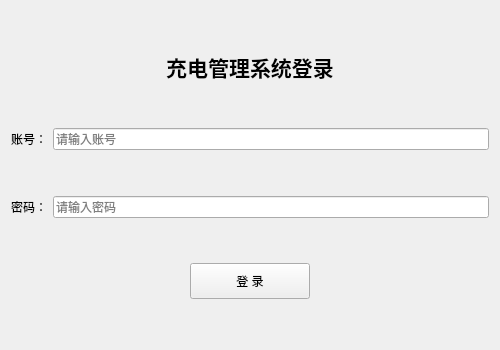
<?xml version="1.0" encoding="UTF-8"?>
<ui version="4.0">
 <class>Widget</class>
 <widget class="QWidget" name="Widget">
  <property name="geometry">
   <rect>
    <x>0</x>
    <y>0</y>
    <width>500</width>
    <height>350</height>
   </rect>
  </property>
  <property name="windowTitle">
   <string>充电管理系统 - 登录</string>
  </property>
  <layout class="QVBoxLayout" name="verticalLayout">
   <item>
    <spacer name="verticalSpacerTop">
     <property name="orientation">
      <enum>Qt::Vertical</enum>
     </property>
     <property name="sizeHint" stdset="0">
      <size>
       <width>20</width>
       <height>40</height>
      </size>
     </property>
    </spacer>
   </item>
   <item>
    <widget class="QLabel" name="lbl_title">
     <property name="text">
      <string>充电管理系统登录</string>
     </property>
     <property name="alignment">
      <set>Qt::AlignCenter</set>
     </property>
     <property name="font">
      <font>
       <pointsize>16</pointsize>
       <weight>75</weight>
       <bold>true</bold>
      </font>
     </property>
    </widget>
   </item>
   <item>
    <spacer name="spacer1">
     <property name="orientation">
      <enum>Qt::Vertical</enum>
     </property>
     <property name="sizeHint" stdset="0">
      <size>
       <width>20</width>
       <height>15</height>
      </size>
     </property>
    </spacer>
   </item>
   <item>
    <layout class="QHBoxLayout" name="usernameLayout">
     <item>
      <widget class="QLabel" name="lbl_username">
       <property name="text">
        <string>账号：</string>
       </property>
       <property name="alignment">
        <set>Qt::AlignRight|Qt::AlignVCenter</set>
       </property>
      </widget>
     </item>
     <item>
      <widget class="QLineEdit" name="lineEdit_username">
       <property name="placeholderText">
        <string>请输入账号</string>
       </property>
      </widget>
     </item>
    </layout>
   </item>
   <item>
    <spacer name="spacer2">
     <property name="orientation">
      <enum>Qt::Vertical</enum>
     </property>
     <property name="sizeHint" stdset="0">
      <size>
       <width>20</width>
       <height>10</height>
      </size>
     </property>
    </spacer>
   </item>
   <item>
    <layout class="QHBoxLayout" name="passwordLayout">
     <item>
      <widget class="QLabel" name="lbl_password">
       <property name="text">
        <string>密码：</string>
       </property>
       <property name="alignment">
        <set>Qt::AlignRight|Qt::AlignVCenter</set>
       </property>
      </widget>
     </item>
     <item>
      <widget class="QLineEdit" name="lineEdit_password">
       <property name="echoMode">
        <enum>QLineEdit::Password</enum>
       </property>
       <property name="placeholderText">
        <string>请输入密码</string>
       </property>
      </widget>
     </item>
    </layout>
   </item>
   <item>
    <spacer name="spacer3">
     <property name="orientation">
      <enum>Qt::Vertical</enum>
     </property>
     <property name="sizeHint" stdset="0">
      <size>
       <width>20</width>
       <height>20</height>
      </size>
     </property>
    </spacer>
   </item>
   <item>
    <layout class="QHBoxLayout" name="buttonLayout">
     <item>
      <spacer name="buttonSpacerLeft">
       <property name="orientation">
        <enum>Qt::Horizontal</enum>
       </property>
       <property name="sizeHint" stdset="0">
        <size>
         <width>40</width>
         <height>20</height>
        </size>
       </property>
      </spacer>
     </item>
     <item>
      <widget class="QPushButton" name="btn_login">
       <property name="text">
        <string>登 录</string>
       </property>
       <property name="minimumSize">
        <size>
         <width>120</width>
         <height>36</height>
        </size>
       </property>
      </widget>
     </item>
     <item>
      <spacer name="buttonSpacerRight">
       <property name="orientation">
        <enum>Qt::Horizontal</enum>
       </property>
       <property name="sizeHint" stdset="0">
        <size>
         <width>40</width>
         <height>20</height>
        </size>
       </property>
      </spacer>
     </item>
    </layout>
   </item>
   <item>
    <spacer name="verticalSpacerBottom">
     <property name="orientation">
      <enum>Qt::Vertical</enum>
     </property>
     <property name="sizeHint" stdset="0">
      <size>
       <width>20</width>
       <height>40</height>
      </size>
     </property>
    </spacer>
   </item>
  </layout>
 </widget>
 <resources/>
 <connections/>
</ui>
